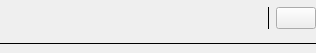
<?xml version="1.0" encoding="UTF-8"?>
<ui version="4.0">
 <class>audiofile</class>
 <widget class="QWidget" name="audiofile">
  <property name="geometry">
   <rect>
    <x>0</x>
    <y>0</y>
    <width>316</width>
    <height>53</height>
   </rect>
  </property>
  <property name="sizePolicy">
   <sizepolicy hsizetype="Preferred" vsizetype="Fixed">
    <horstretch>0</horstretch>
    <verstretch>0</verstretch>
   </sizepolicy>
  </property>
  <property name="windowTitle">
   <string>Form</string>
  </property>
  <layout class="QVBoxLayout" name="verticalLayout_2">
   <property name="leftMargin">
    <number>0</number>
   </property>
   <property name="topMargin">
    <number>0</number>
   </property>
   <property name="rightMargin">
    <number>0</number>
   </property>
   <property name="bottomMargin">
    <number>0</number>
   </property>
   <item>
    <layout class="QHBoxLayout" name="horizontalLayout">
     <item>
      <widget class="QLabel" name="nameLabel">
       <property name="sizePolicy">
        <sizepolicy hsizetype="Expanding" vsizetype="Fixed">
         <horstretch>0</horstretch>
         <verstretch>0</verstretch>
        </sizepolicy>
       </property>
       <property name="text">
        <string/>
       </property>
      </widget>
     </item>
     <item>
      <spacer name="horizontalSpacer">
       <property name="orientation">
        <enum>Qt::Horizontal</enum>
       </property>
       <property name="sizeType">
        <enum>QSizePolicy::Preferred</enum>
       </property>
       <property name="sizeHint" stdset="0">
        <size>
         <width>40</width>
         <height>20</height>
        </size>
       </property>
      </spacer>
     </item>
     <item>
      <widget class="QLabel" name="timeLabel">
       <property name="sizePolicy">
        <sizepolicy hsizetype="Preferred" vsizetype="Fixed">
         <horstretch>0</horstretch>
         <verstretch>0</verstretch>
        </sizepolicy>
       </property>
       <property name="text">
        <string/>
       </property>
      </widget>
     </item>
     <item>
      <widget class="Line" name="line">
       <property name="frameShadow">
        <enum>QFrame::Plain</enum>
       </property>
       <property name="orientation">
        <enum>Qt::Vertical</enum>
       </property>
      </widget>
     </item>
     <item>
      <widget class="QPushButton" name="addBtn">
       <property name="sizePolicy">
        <sizepolicy hsizetype="Fixed" vsizetype="Fixed">
         <horstretch>0</horstretch>
         <verstretch>0</verstretch>
        </sizepolicy>
       </property>
       <property name="text">
        <string/>
       </property>
       <property name="icon">
        <iconset resource="../../../eink.qrc">
         <normaloff>:/resources/plus.png</normaloff>:/resources/plus.png</iconset>
       </property>
      </widget>
     </item>
    </layout>
   </item>
   <item>
    <widget class="Line" name="line_2">
     <property name="frameShadow">
      <enum>QFrame::Plain</enum>
     </property>
     <property name="orientation">
      <enum>Qt::Horizontal</enum>
     </property>
    </widget>
   </item>
  </layout>
 </widget>
 <resources>
  <include location="../../../eink.qrc"/>
 </resources>
 <connections/>
</ui>
